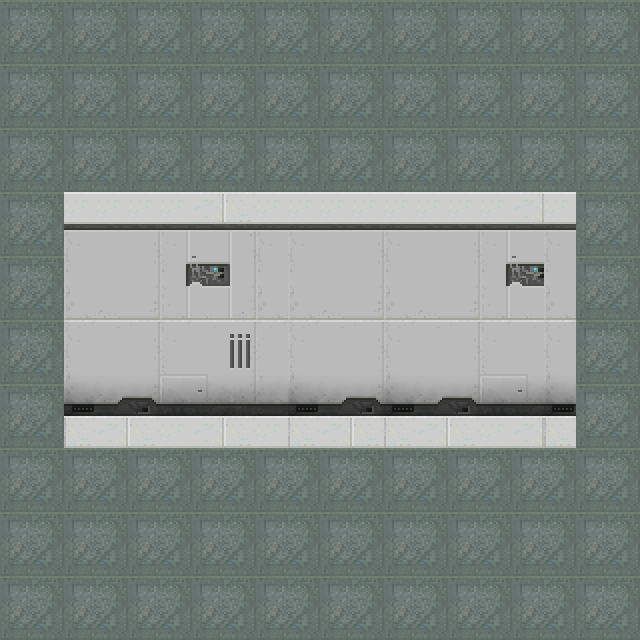

The image is a tile-based game level rendered from a .tmx file. Its description and complete source (layers, tilesets, objects, tile grids) follow:
An orthogonal 20x20 tile map with 32x32 px tiles, 1 tile layer (Tile Layer 1).

<map version="1.5" tiledversion="1.7.2" orientation="orthogonal" renderorder="right-down" width="20" height="20" tilewidth="32" tileheight="32" infinite="0" nextlayerid="2" nextobjectid="1">
 <tileset firstgid="1" source="Scifi_kit.tsx" />
 <layer id="1" name="Tile Layer 1" width="20" height="20">
  <data encoding="csv">
92,93,92,93,92,93,92,93,92,93,92,93,92,93,92,93,92,93,92,93,
127,128,127,128,127,128,127,128,127,128,127,128,127,128,127,128,127,128,127,128,
92,93,92,93,92,93,92,93,92,93,92,93,92,93,92,93,92,93,92,93,
127,128,127,128,127,128,127,128,127,128,127,128,127,128,127,128,127,128,127,128,
92,93,92,93,92,93,92,93,92,93,92,93,92,93,92,93,92,93,92,93,
127,128,127,128,127,128,127,128,127,128,127,128,127,128,127,128,127,128,127,128,
92,93,211,212,213,214,215,216,217,211,212,213,211,212,213,214,215,211,92,93,
127,128,246,247,248,249,250,251,252,246,247,248,246,247,248,249,250,246,127,128,
92,93,281,282,283,284,285,286,287,281,282,283,281,282,283,284,285,281,92,93,
127,128,316,317,318,319,320,321,322,316,317,318,316,317,318,319,320,316,127,128,
92,93,351,352,353,354,355,356,357,351,352,353,351,352,353,354,355,351,92,93,
127,128,386,387,388,389,390,391,392,386,387,388,386,387,388,389,390,386,127,128,
92,93,421,422,423,424,425,426,427,421,422,423,421,422,423,424,425,421,92,93,
127,128,456,457,458,459,460,461,462,456,457,458,456,457,458,459,460,456,127,128,
92,93,92,93,92,93,92,93,92,93,92,93,92,93,92,93,92,93,92,93,
127,128,127,128,127,128,127,128,127,128,127,128,127,128,127,128,127,128,127,128,
92,93,92,93,92,93,92,93,92,93,92,93,92,93,92,93,92,93,92,93,
127,128,127,128,127,128,127,128,127,128,127,128,127,128,127,128,127,128,127,128,
92,93,92,93,92,93,92,93,92,93,92,93,92,93,92,93,92,93,92,93,
127,128,127,128,127,128,127,128,127,128,127,128,127,128,127,128,127,128,127,128
</data>
 </layer>
</map>
